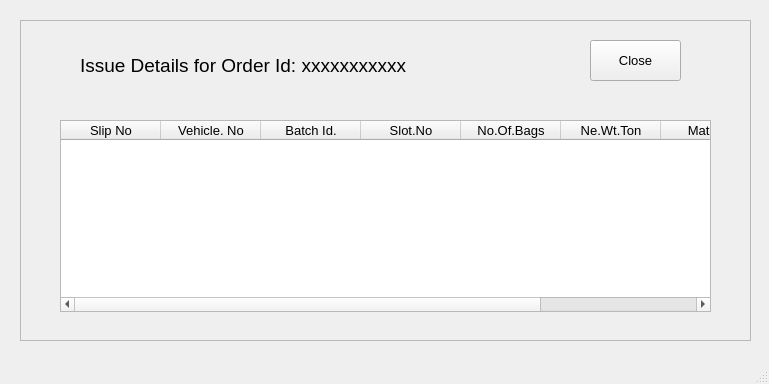
<?xml version="1.0" encoding="UTF-8"?>
<ui version="4.0">
 <class>MainWindow</class>
 <widget class="QMainWindow" name="MainWindow">
  <property name="geometry">
   <rect>
    <x>0</x>
    <y>0</y>
    <width>769</width>
    <height>384</height>
   </rect>
  </property>
  <property name="baseSize">
   <size>
    <width>0</width>
    <height>0</height>
   </size>
  </property>
  <property name="windowTitle">
   <string>MainWindow</string>
  </property>
  <widget class="QWidget" name="centralwidget">
   <widget class="QFrame" name="frame">
    <property name="geometry">
     <rect>
      <x>20</x>
      <y>20</y>
      <width>731</width>
      <height>321</height>
     </rect>
    </property>
    <property name="frameShape">
     <enum>QFrame::StyledPanel</enum>
    </property>
    <property name="frameShadow">
     <enum>QFrame::Raised</enum>
    </property>
    <widget class="QPushButton" name="pushButton_9">
     <property name="geometry">
      <rect>
       <x>570</x>
       <y>20</y>
       <width>91</width>
       <height>41</height>
      </rect>
     </property>
     <property name="font">
      <font>
       <pointsize>10</pointsize>
      </font>
     </property>
     <property name="text">
      <string>Close</string>
     </property>
    </widget>
    <widget class="QLabel" name="label">
     <property name="geometry">
      <rect>
       <x>60</x>
       <y>20</y>
       <width>451</width>
       <height>51</height>
      </rect>
     </property>
     <property name="font">
      <font>
       <pointsize>14</pointsize>
      </font>
     </property>
     <property name="text">
      <string>Issue Details for Order Id: xxxxxxxxxxx</string>
     </property>
    </widget>
    <widget class="QTableWidget" name="tableWidget">
     <property name="geometry">
      <rect>
       <x>40</x>
       <y>100</y>
       <width>651</width>
       <height>192</height>
      </rect>
     </property>
     <column>
      <property name="text">
       <string>Slip No</string>
      </property>
      <property name="font">
       <font>
        <pointsize>10</pointsize>
       </font>
      </property>
     </column>
     <column>
      <property name="text">
       <string>Vehicle. No</string>
      </property>
      <property name="font">
       <font>
        <pointsize>10</pointsize>
       </font>
      </property>
     </column>
     <column>
      <property name="text">
       <string>Batch Id.</string>
      </property>
      <property name="font">
       <font>
        <pointsize>10</pointsize>
       </font>
      </property>
     </column>
     <column>
      <property name="text">
       <string>Slot.No</string>
      </property>
      <property name="font">
       <font>
        <pointsize>10</pointsize>
       </font>
      </property>
     </column>
     <column>
      <property name="text">
       <string>No.Of.Bags</string>
      </property>
      <property name="font">
       <font>
        <pointsize>10</pointsize>
       </font>
      </property>
     </column>
     <column>
      <property name="text">
       <string>Ne.Wt.Ton</string>
      </property>
      <property name="font">
       <font>
        <pointsize>10</pointsize>
       </font>
      </property>
     </column>
     <column>
      <property name="text">
       <string>Material</string>
      </property>
      <property name="font">
       <font>
        <pointsize>10</pointsize>
       </font>
      </property>
     </column>
     <column>
      <property name="text">
       <string>Created On</string>
      </property>
      <property name="font">
       <font>
        <pointsize>10</pointsize>
       </font>
      </property>
     </column>
    </widget>
   </widget>
  </widget>
  <widget class="QMenuBar" name="menubar">
   <property name="geometry">
    <rect>
     <x>0</x>
     <y>0</y>
     <width>769</width>
     <height>21</height>
    </rect>
   </property>
  </widget>
  <widget class="QStatusBar" name="statusbar"/>
 </widget>
 <resources/>
 <connections/>
</ui>
